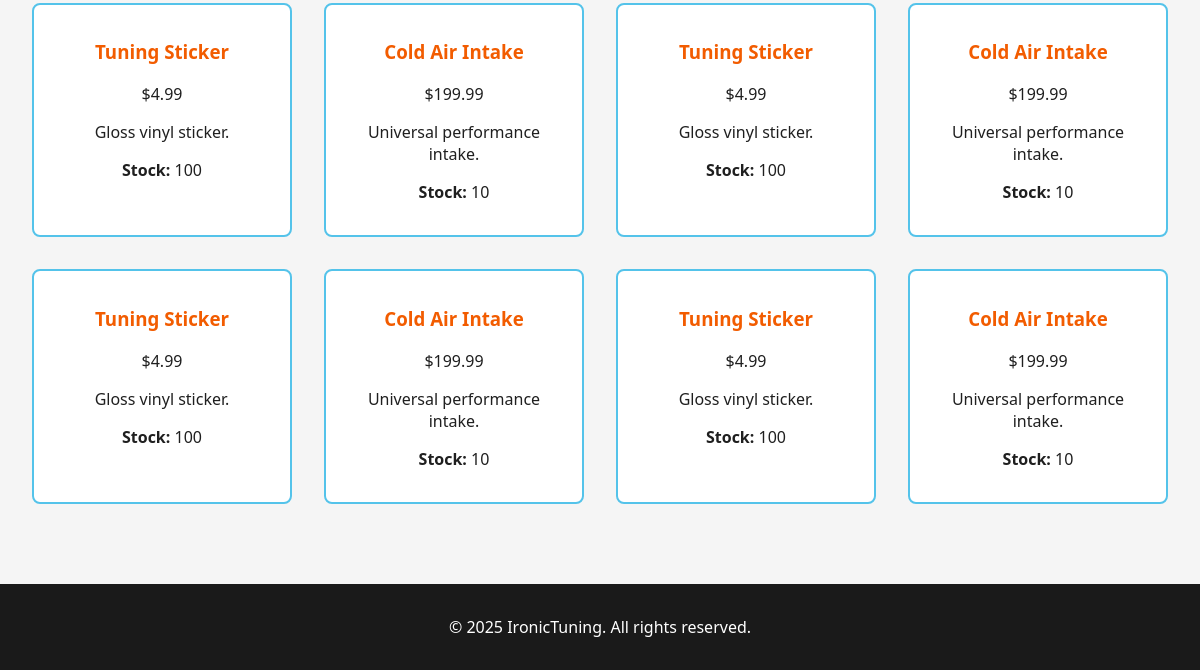
The page /shop (lower part) on the database as committed earlier.
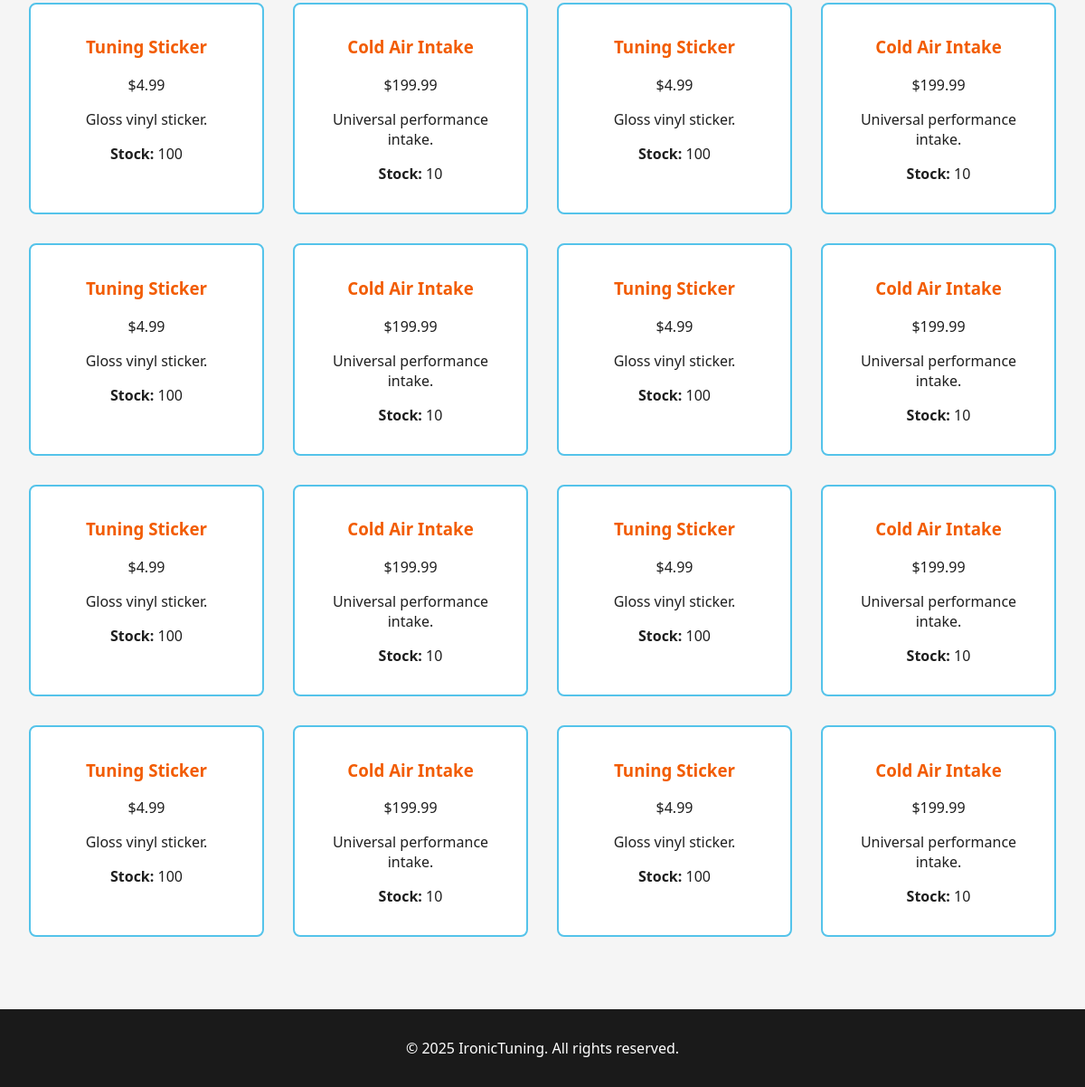
The same page on the database as committed later.
### models.py (models this page shows)
class Product(db.Model):
    id = db.Column(db.Integer, primary_key=True)
    name = db.Column(db.String(100))
    price = db.Column(db.Float)
    description = db.Column(db.String(300))
    stock = db.Column(db.Integer)
    category = db.Column(db.String(50))

### views.py (the view)
@app.route('/shop')
def shop():
    products = Product.query.all()
    return render_template('shop.html', products=products)

### templates/shop.html (shortened to what this page needs)
<!DOCTYPE html>
<html lang="en">
<head>
  <link rel="stylesheet" href="{{ url_for('static', filename='styles.css') }}">
</head>
<body>
  <main>
    <div class="product-grid">
      {% for item in products %}
      <div class="product-card">
        <h3>{{ item.name }}</h3>
        <p>${{ item.price }}</p>
        <p>{{ item.description }}</p>
        <p><strong>Stock:</strong> {{ item.stock }}</p>
      </div>
      {% endfor %}
    </div>
  </main>
  <footer>
    <p>&copy; 2025 IronicTuning. All rights reserved.</p>
  </footer>
</body>
</html>

### static/styles.css (style rules this page uses)
:root { --miami-blue: #54C3EA; --gulf-orange: #F25C00; --dark-gray: #1a1a1a; --light-gray: #f5f5f5; --text-light: #ffffff; --text-dark: #1f1f1f; }
body { margin: 0; font-family: 'Segoe UI', Tahoma, Geneva, Verdana, sans-serif; background-color: var(--light-gray); color: var(--text-dark); }
main, section { padding: 2rem; }
.product-grid { display: grid; grid-template-columns: repeat(auto-fit, minmax(250px, 1fr)); gap: 2rem; }
.product-card { background-color: white; border: 2px solid var(--miami-blue); padding: 1rem; border-radius: 8px; text-align: center; transition: 0.3s ease-in-out; }
.product-card h3 { color: var(--gulf-orange); }
footer { background-color: var(--dark-gray); color: white; text-align: center; padding: 1rem; margin-top: 3rem; }

Rows that differ between the two databases and show on the page:
added Product: name "Tuning Sticker", price "4.99", description "Gloss vinyl sticker.", stock "100"
added Product: name "Cold Air Intake", price "199.99", description "Universal performance intake.", stock "10"
added Product: name "Tuning Sticker", price "4.99", description "Gloss vinyl sticker.", stock "100"
added Product: name "Cold Air Intake", price "199.99", description "Universal performance intake.", stock "10"
added Product: name "Tuning Sticker", price "4.99", description "Gloss vinyl sticker.", stock "100"
added Product: name "Cold Air Intake", price "199.99", description "Universal performance intake.", stock "10"
added Product: name "Tuning Sticker", price "4.99", description "Gloss vinyl sticker.", stock "100"
added Product: name "Cold Air Intake", price "199.99", description "Universal performance intake.", stock "10"
